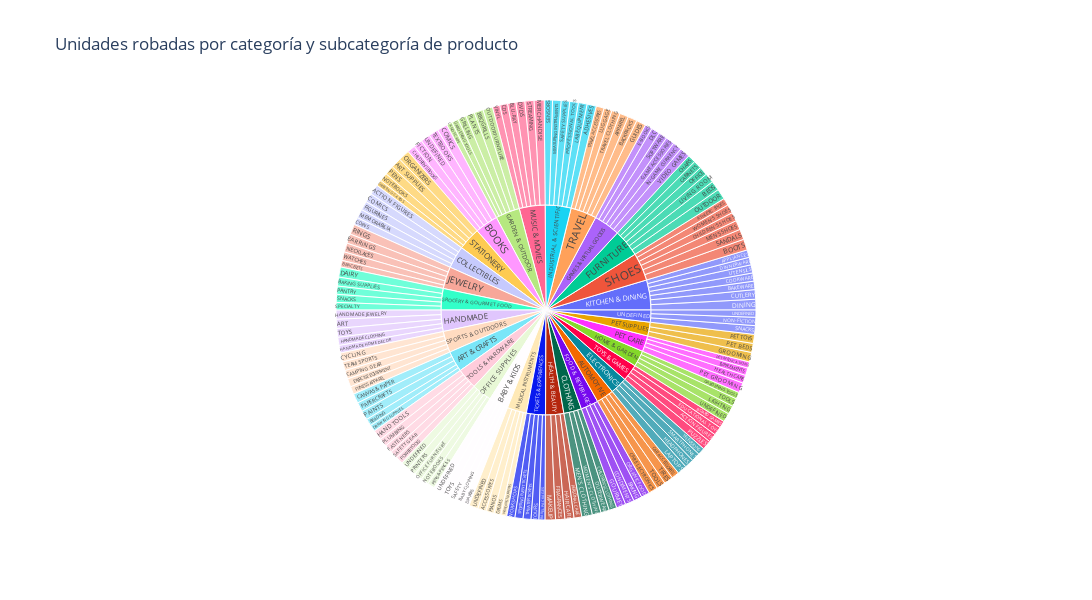

Notebook cell for this chart:
### Markdown cell above
Solo por curiosidad, agrego este último gráfico. Es una alternativa al treemap que me gustó.
No lo agregué en el informe porque al haber tantas categorías no se ve muy bien.

### Code cell
fig = px.sunburst(
    returned_orders,
    path=['parent_category', 'category_name'],
    values='quantity_change',
    title='Unidades robadas por categoría y subcategoría de producto'
)
fig.update_layout(width=1200, height=600)
fig.show()

### Figure 1 — Plotly figure (JSON) as saved in the notebook; plotly's stock layout.template omitted (floating-point values rounded to 4 significant figures; data arrays with more than 128 entries replaced by an {"elided": "..."} marker saying what was removed)
{"data": [{"branchvalues": "total", "domain": {"x": [0, 1], "y": [0, 1]}, "hovertemplate": "labels=%{label}<br>quantity_change=%{value}<br>parent=%{parent}<br>id=%{id}<extra></extra>", "ids": {"elided": "183 str values"}, "labels": {"elided": "183 str values"}, "name": "", "parents": {"elided": "183 str values"}, "type": "sunburst", "values": {"elided": "183 float values"}}], "layout": {"height": 600, "legend": {"tracegroupgap": 0}, "title": {"text": "Unidades robadas por categoría y subcategoría de producto"}, "width": 1200}}
